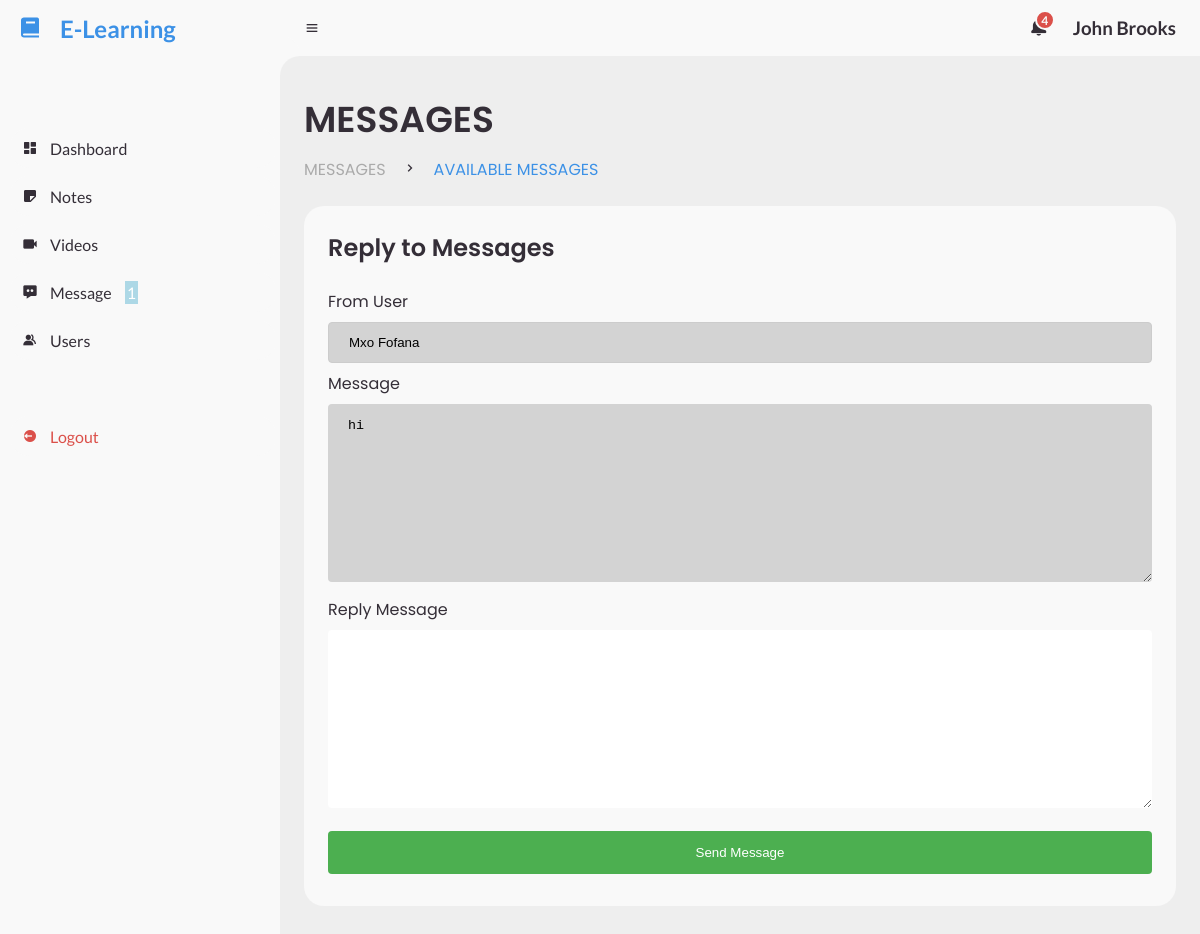
The app's page /dashboard/mess_reply.php?id=3 (signed in) with its own data.
### tables this page shows
CREATE TABLE `users` (
  `id` int(11) NOT NULL,
  `name` varchar(225) NOT NULL,
  `surname` varchar(225) NOT NULL,
  `email` varchar(225) NOT NULL,
  `password` varchar(225) NOT NULL,
  `role` int(11) NOT NULL DEFAULT 1,
  `created_at` timestamp NOT NULL DEFAULT current_timestamp()
);

CREATE TABLE `messages` (
  `id` int(11) NOT NULL,
  `from_user` int(11) NOT NULL,
  `to_user` int(11) NOT NULL,
  `message` longtext NOT NULL,
  `readed` int(11) NOT NULL DEFAULT 0,
  `created_at` timestamp NOT NULL DEFAULT current_timestamp() ON UPDATE current_timestamp()
);

### includes/session.php (called while the page is built, shortened)
<?php
$session_id=$_SESSION['alogin'];
?>

### dashboard/mess_reply.php (the view, shortened to what this page needs)
<?php
include('top_section.php');
?>
<?php
$mesg_id = $_GET['id'];
$query= mysqli_query($conn,"SELECT * FROM messages where id = '$mesg_id'")or die(mysqli_error());
$row = mysqli_fetch_array($query);
$sender = $row['from_user'];
    ?>
		<main>
			<div class="head-title">
				<div class="left">
					<h1>MESSAGES</h1>
					<ul class="breadcrumb">
						<li>
							<a href="#">MESSAGES</a>
						</li>
						<li><i class='bx bx-chevron-right' ></i></li>
						<li>
							<a class="active" href="#">AVAILABLE MESSAGES</a>
						</li>
					</ul>
				</div>
			</div>
            <div class="table-data">
            <div class="order">
					<div class="head">
                        <h3> Reply to  Messages</h3>
                    </div>
                    <form action="#" method="POST" name="add" enctype="multipart/form-data">
                    <label for="role">From User</label>
                        <?php
                         $sql= mysqli_query($conn,"SELECT * FROM users where id = '$sender'")or die(mysqli_error());
                        $record = mysqli_fetch_array($sql);
                        ?>
                        <input type="text" name="user" value="<?php echo $record['name']." ".$record['surname']?>" style="background-color:lightgray;" readonly>
                        <label for="lname">Message</label>
                        <textarea  cols="30" rows="10" style="background-color:lightgray;" readonly><?php echo $row['message'];?></textarea>
                        <label for="lname">Reply Message</label>
                        <textarea name="mesg" id="mesg" cols="30" rows="10" required></textarea>
                        <input type="submit" value="Send Message" name="add">
                    </form>
            </div>
        </main>
<?php
include('bottom_section.php')
?>

### dashboard/top_section.php (shortened to what this page needs)
<?php include('../includes/config.php'); ?>
<?php include('../includes/session.php');?>
<?php
$query= mysqli_query($conn,"select * from users where id = '$session_id'")or die(mysqli_error());
$row = mysqli_fetch_array($query);
$role = $row['role'];
$activePage = basename($_SERVER['PHP_SELF'], ".php");
?>
<!DOCTYPE html>
<html lang="en">
<head>
	<link href='https://unpkg.com/boxicons@2.0.9/css/boxicons.min.css' rel='stylesheet'>
	<link rel="stylesheet" href="styles/style.css">
</head>
<body>
	<section id="sidebar">
		<a href="#" class="brand">
			<i class='bx bxs-book'></i>
			<span class="text">E-Learning</span>
		</a>
		<ul class="side-menu top">
			<li class="<?= ($activePage == 'index') ? 'active':''; ?>">
				<a href="index.php">
					<i class='bx bxs-dashboard' ></i>
					<span class="text">Dashboard</span>
				</a>
			</li>
			<li class="<?= ($activePage == 'notes') ? 'active':''; ?>">
				<a href="notes.php">
					<i class='bx bxs-note' ></i>
					<span class="text">Notes</span>
				</a>
			</li>
			<li class="<?= ($activePage == 'videos') ? 'active':''; ?>">
				<a href="videos.php">
					<i class='bx bxs-video' ></i>
					<span class="text">Videos</span>
				</a>
			</li>
			<li class="<?= ($activePage == 'messages') ? 'active':''; ?>">
			<?php
				$sql ="SELECT * FROM messages where to_user ='$session_id' and readed = 0";
				$query= mysqli_query($conn, $sql)or die(mysqli_error());
				$count = mysqli_num_rows($query);
			?>
				<a href="messages.php">
					<i class='bx bxs-message-dots' ></i>
					<span class="text">Message
					<span class="num" style="margin-left: 10px;color:white;background-color:lightblue;padding:2px;border-raduis:50px;"><?php echo $count ?></span>
					</span>
				</a>
			</li>
			<li class="<?= ($activePage == 'users') ? 'active':''; ?>">
				<a href="users.php">
					<i class='bx bxs-group' ></i>
					<span class="text">Users</span>
				</a>
			</li>
		</ul>
		<ul class="side-menu">
			<li>
				<a href="logout.php" class="logout">
					<i class='bx bxs-log-out-circle' ></i>
					<span class="text">Logout</span>
				</a>
			</li>
		</ul>
	</section>
	<section id="content">
		<nav>
			<i class='bx bx-menu' ></i>
			<form action="#">
				<div class="form-input">
				</div>
			</form>
			<?php
				$sql ="SELECT * FROM notifications where to_user ='$role'";
				$query= mysqli_query($conn, $sql)or die(mysqli_error());
				$count = mysqli_num_rows($query);
			?>
			<a class="notification" href="notification.php">
				<span class="num"><?php echo $count ?></span>
			</a>
			<a href="#" class="profile">
				<h1 class="h1"><?php echo $row['name']. " " .$row['surname']; ?></h1>
			</a>
		</nav>

### dashboard/styles/style.css (style rules this page uses)
* { margin: 0; padding: 0; box-sizing: border-box; }
a { text-decoration: none; }
li { list-style: none; }
:root { --poppins: 'Poppins', sans-serif; --lato: 'Lato', sans-serif; --light: #F9F9F9; --blue: #3C91E6; --light-blue: #CFE8FF; --grey: #eee; --dark-grey: #AAAAAA; --dark: #342E37; --red: #DB504A; --yellow: #FFCE26; --light-yellow: #FFF2C6; --orange: #FD7238; --light-orange: #FFE0D3; }
html { overflow-x: hidden; }
body { background: var(--grey); overflow-x: hidden; }
#sidebar { position: fixed; top: 0; left: 0; width: 280px; height: 100%; background: var(--light); z-index: 2000; font-family: var(--lato); transition: .3s ease; overflow-x: hidden; scrollbar-width: none; }
#sidebar .brand { font-size: 24px; font-weight: 700; height: 56px; display: flex; align-items: center; color: var(--blue); position: sticky; top: 0; left: 0; background: var(--light); z-index: 500; padding-bottom: 20px; box-sizing: content-box; }
#sidebar .brand .bx { min-width: 60px; display: flex; justify-content: center; }
#sidebar .side-menu { width: 100%; margin-top: 48px; }
#sidebar .side-menu li { height: 48px; background: transparent; margin-left: 6px; border-radius: 48px 0 0 48px; padding: 4px; }
#sidebar .side-menu li a { width: 100%; height: 100%; background: var(--light); display: flex; align-items: center; border-radius: 48px; font-size: 16px; color: var(--dark); white-space: nowrap; overflow-x: hidden; }
#sidebar .side-menu li a.logout { color: var(--red); }
#sidebar .side-menu li a .bx { min-width: calc(60px - ((4px + 6px) * 2)); display: flex; justify-content: center; }
#content { position: relative; width: calc(100% - 280px); left: 280px; transition: .3s ease; }
#content nav { height: 56px; background: var(--light); padding: 0 24px; display: flex; align-items: center; grid-gap: 24px; font-family: var(--lato); position: sticky; top: 0; left: 0; z-index: 1000; }
#content nav::before { content: ''; position: absolute; width: 40px; height: 40px; bottom: -40px; left: 0; border-radius: 50%; box-shadow: -20px -20px 0 var(--light); }
#content nav a { color: var(--dark); }
#content nav .bx.bx-menu { cursor: pointer; color: var(--dark); }
#content nav form { max-width: 400px; width: 100%; margin-right: auto; }
#content nav form .form-input { display: flex; align-items: center; height: 36px; }
#content nav .notification { font-size: 20px; position: relative; }
#content nav .notification .num { position: absolute; top: -6px; right: -6px; width: 20px; height: 20px; border-radius: 50%; border: 2px solid var(--light); background: var(--red); color: var(--light); font-weight: 700; font-size: 12px; display: flex; justify-content: center; align-items: center; }
#content main { width: 100%; padding: 36px 24px; font-family: var(--poppins); max-height: calc(100vh - 56px); overflow-y: auto; }
#content main .head-title { display: flex; align-items: center; justify-content: space-between; grid-gap: 16px; flex-wrap: wrap; }
#content main .head-title .left h1 { font-size: 36px; font-weight: 600; margin-bottom: 10px; color: var(--dark); }
#content main .head-title .left .breadcrumb { display: flex; align-items: center; grid-gap: 16px; }
#content main .head-title .left .breadcrumb li { color: var(--dark); }
#content main .head-title .left .breadcrumb li a { color: var(--dark-grey); pointer-events: none; }
#content main .head-title .left .breadcrumb li a.active { color: var(--blue); pointer-events: unset; }
#content main .table-data { display: flex; flex-wrap: wrap; grid-gap: 24px; margin-top: 24px; width: 100%; color: var(--dark); }
#content main .table-data > div { border-radius: 20px; background: var(--light); padding: 24px; overflow-x: auto; }
#content main .table-data .head { display: flex; align-items: center; grid-gap: 16px; margin-bottom: 24px; }
#content main .table-data .head h3 { margin-right: auto; font-size: 24px; font-weight: 600; }
#content main .table-data .order { flex-grow: 1; flex-basis: 500px; }

### dashboard/top_section.php (style rules this page uses)
input[type=text], select { width: 100%; padding: 12px 20px; margin: 8px 0; display: inline-block; border: 1px solid #ccc; border-radius: 4px; box-sizing: border-box; }
input[type=submit] { width: 100%; background-color: #4CAF50; color: white; padding: 14px 20px; margin: 8px 0; border: none; border-radius: 4px; cursor: pointer; }
textarea { width: 100%; color: black; padding: 14px 20px; margin: 8px 0; border: none; border-radius: 4px; cursor: pointer; }

### records on screen
users: name "John", surname "Brooks"
users: user "Mxo Fofana"
messages: message "hi"

### other values on screen
$count "1"
$count "4"
